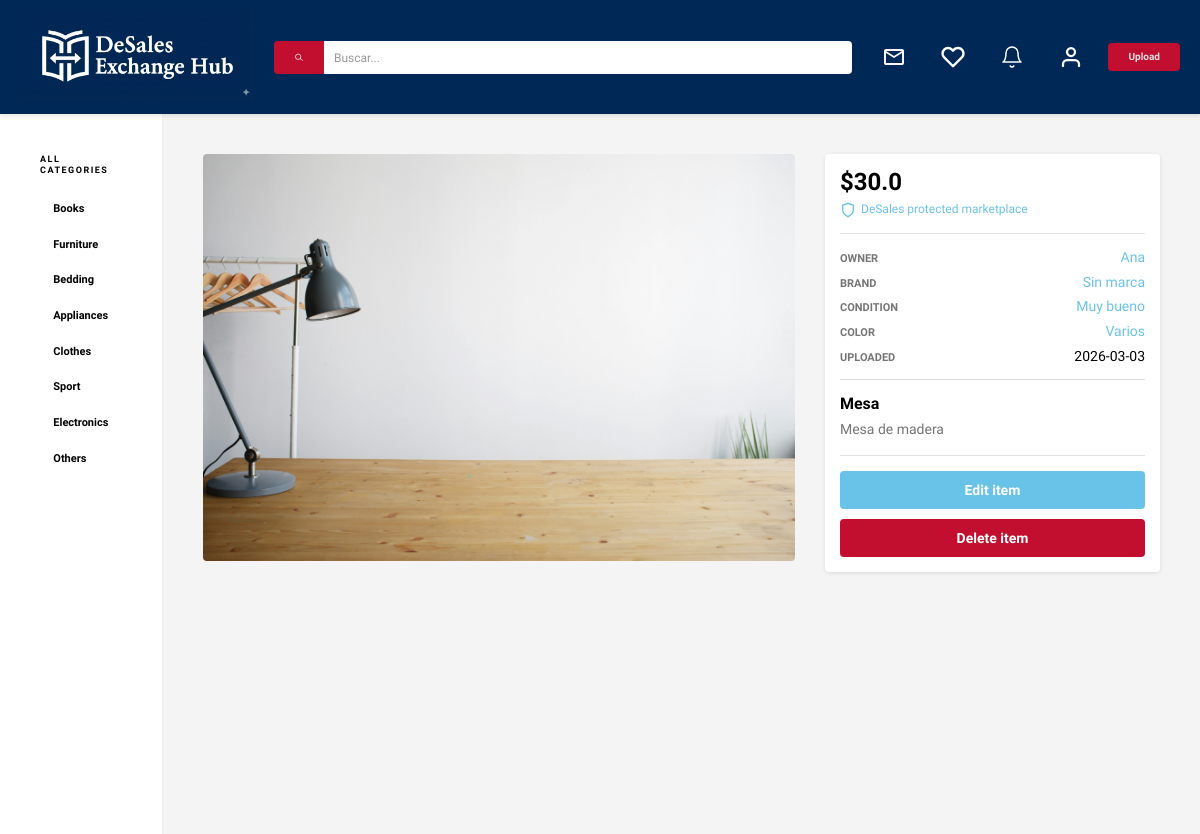
The page /item/3 (signed in) on the database as committed earlier.
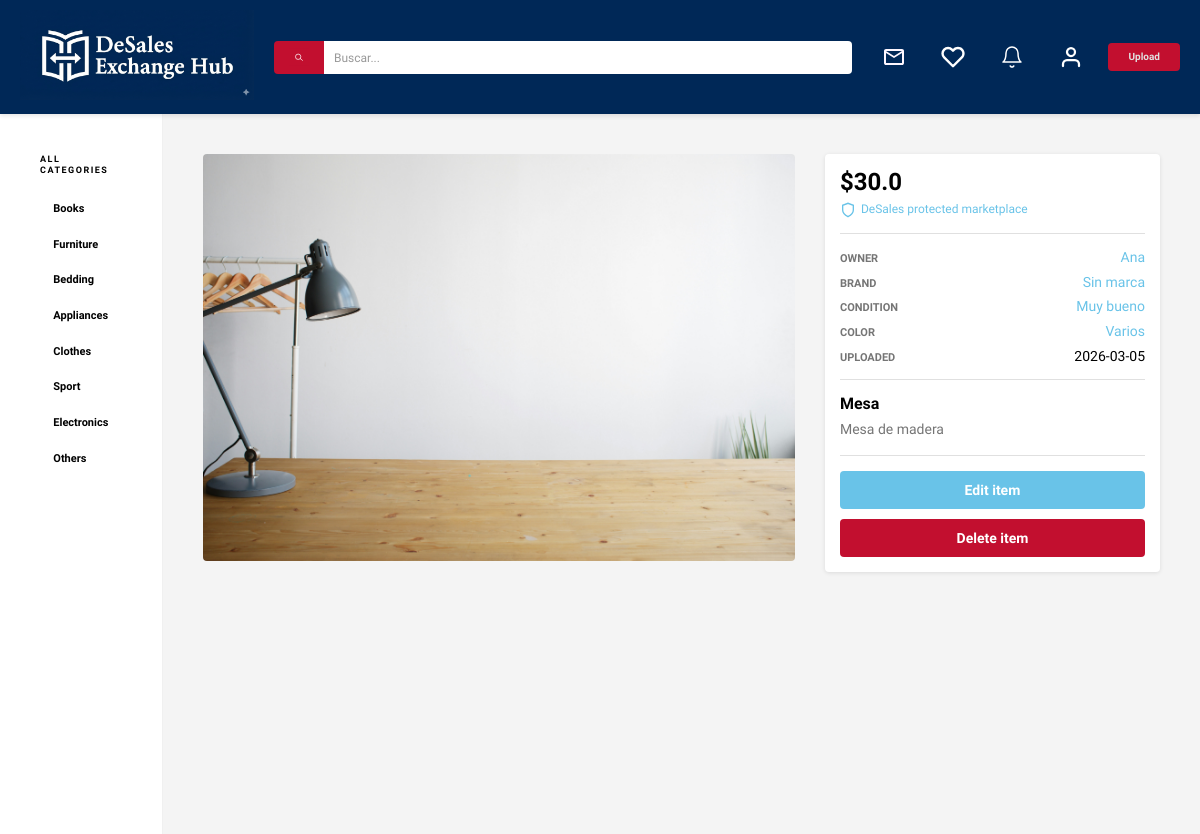
The same page on the database as committed later.
### models.py (models this page shows, shortened)
class ItemImage(db.Model):
    id = db.Column(db.Integer, primary_key=True)
    image_url = db.Column(db.String(200), nullable=False)
    item_id = db.Column(db.Integer, db.ForeignKey('item.id'), nullable=False)

class Item(db.Model):
    id = db.Column(db.Integer, primary_key = True, autoincrement = True)
    name = db.Column(db.String(50), nullable = False)
    description = db.Column(db.String(400), nullable = False)
    price = db.Column(db.Float, nullable = False)
    category = db.Column(db.String(20), nullable = False)
    created_at = db.Column(db.DateTime, nullable = False, default = db.func.current_timestamp())
    user_id = db.Column(db.Integer, db.ForeignKey('user.id'), nullable = False)
    estado = db.Column(db.String(20), nullable = False, default = "Activo")
    images = db.relationship('ItemImage', backref='item', lazy=True)
    favorited_by = db.relationship('User', secondary='favorite', back_populates='favorite_items', lazy=True)

class User(db.Model):
    id = db.Column(db.Integer, primary_key = True)
    username = db.Column(db.String(20), unique = False, nullable = False)
    email = db.Column(db.String(120), unique = True, nullable = False)
    password = db.Column(db.String(255), nullable = False)
    is_active = db.Column(db.Boolean, default=False, nullable=False)
    items = db.relationship('Item', backref = 'owner', lazy = True)
    favorite_items = db.relationship('Item', secondary='favorite', back_populates='favorited_by', lazy=True)
    country = db.Column(db.String(20), nullable = True, default = "")
    city = db.Column(db.String(20), nullable = True, default = "")
    description = db.Column(db.String(400), nullable = True, default = "")
    photo_url = db.Column(db.String(200), nullable = True, default = "")

### app.py (the view)
@app.route("/item/<int:item_id>")
def item(item_id):
    user = get_current_user_from_session()
    if not user:
        return redirect(url_for("login"))
    item = Item.query.get_or_404(item_id)
    similar_items = Item.query.filter_by(category=item.category).filter(Item.id != item.id).limit(10).all()
    favorite_item_ids = {favorite_item.id for favorite_item in user.favorite_items}
    return render_template('item.html', item=item, similar_items=similar_items, favorite_item_ids=favorite_item_ids)

### app.py (called while the page is built, shortened)
def get_current_user_from_session():
    user_id = session.get("user_id")
    if user_id is not None:
        user = db.session.get(User, user_id)
        if user:
            session["user_id"] = user.id
            session["username"] = user.username
            return user

### templates/item.html (shortened to what this page needs)
{% extends 'base.html' %}
{% block content %}
    <div class="item-contenido">
        <section class="item-main">
            <div class="item-detail-image-container">
                {% if item.images and item.images|length > 0 %}
                    <div class="carousel-container">
                        <div class="carousel-track">
                            {% for image in item.images %}
                                <div class="carousel-slide">
                                    <img class="item-detail-imagen" src="{{ url_for('static', filename=image.image_url) }}" alt="{{ item.name }} - Image {{ loop.index }}">
                                </div>
                            {% endfor %}
                        </div>
                    </div>
                {% endif %}
            </div>
        </section>
        <aside class="item-sidebar">
            <div class="item-details-card">
                <div class="item-price-box">
                    <h2 class="item-price">${{ item.price }}</h2>
                    <span class="item-protection-info">
                        <svg width="16" height="16" viewBox="0 0 24 24" fill="none" stroke="currentColor" stroke-width="2"><path d="M12 22s8-4 8-10V5l-8-3-8 3v7c0 6 8 10 8 10z"/></svg>
                        DeSales protected marketplace
                    </span>
                </div>
                <div class="divider"></div>
                <div class="item-specs">
                    <div class="spec-row">
                        <span class="spec-label">Owner</span>
                        <span class="spec-value action-text">{{ item.owner.username }}</span>
                    </div>
                    <div class="spec-row">
                        <span class="spec-label">Brand</span>
                        <span class="spec-value action-text">Sin marca</span>
                    </div>
                    <div class="spec-row">
                        <span class="spec-label">Condition</span>
                        <span class="spec-value action-text">Muy bueno</span>
                    </div>
                    <div class="spec-row">
                        <span class="spec-label">Color</span>
                        <span class="spec-value action-text">Varios</span>
                    </div>
                    <div class="spec-row">
                        <span class="spec-label">Uploaded</span>
                        <span class="spec-value">{{ item.created_at.strftime('%Y-%m-%d') }}</span>
                    </div>
                </div>
                <div class="divider"></div>
                <h1 class="item-title">{{ item.name }}</h1>
                <p class="item-description">{{ item.description }}</p>
                <div class="divider"></div>
                {% if item.owner.id != session['user_id'] %}
                    <div class="item-actions">
                        {% if item.estado|lower == 'activo' %}
                            <form action="{{ url_for('comprar', item_id=item.id) }}" method="post">
                                <button class="btn btn-primary" type="submit">Purchase now</button>
                            </form>
                        {% else %}
                            <span class="btn btn-outline">Purchased</span>
                        {% endif %}
                        <a class="btn btn-outline">Make an offer</a>
                        <a class="btn btn-outline">Send a message</a>
                        <a class="btn btn-outline favorite-btn {% if item.id in favorite_item_ids %}active{% endif %}" data-item-id="{{ item.id }}" data-is-favorite="{% if item.id in favorite_item_ids %}true{% else %}false{% endif %}" data-favorite-text="true">
                            {% if item.id in favorite_item_ids %}Remove from favorites{% else %}Add to favorites{% endif %}
                        </a>
                    </div>
                {% else %}
                    <div class="item-actions">
                        <a href="{{url_for('edit_item', item_id=item.id)}}" class="btn btn-primary">Edit item</a>
                        <a href="{{url_for('delete', item_id=item.id)}}" class="btn btn-rojo">Delete item</a>
                    </div>
                {% endif %}
            </div>
        </aside>
    </div>
{% endblock %}

### templates/base.html (shortened to what this page needs)
<!DOCTYPE html>
<html lang="en">
<head>
    <link rel="stylesheet" href="{{ url_for('static', filename='css/app.css') }}">
</head>
<body>
    <nav class="nav">
        <div class="nav-content">
            <a href="/dashboard" class="nav-logo">
                <img src="{{ url_for('static', filename='img/assets/DEH logo letras blanco.png') }}" alt="Desales Exchange Hub Logo">
            </a>
            <form action="" class="search-form">
                <button type="submit" class="search-btn">
                    <img src="{{ url_for('static', filename='img/assets/search-white-on-red.svg') }}" alt="Buscar">
                </button>
                <input type="text" placeholder="Buscar...">
            </form>
            <div class="nav-buttons">
                <a href="{{ url_for('messages') }}" class="nav-icon">
                    <img src="{{ url_for('static', filename='img/assets/mail.svg') }}" alt="Mensajes">
                </a>
                <a href="{{ url_for('favItems') }}" class="nav-icon">
                    <img src="{{ url_for('static', filename='img/assets/WhiteHeart.svg') }}" alt="Favoritos">
                </a>
                <a href="#" class="nav-icon">
                    <img src="{{ url_for('static', filename='img/assets/Bell.svg') }}" alt="Notificaciones">
                </a>
                <a href="{{ url_for('profile') }}" class="nav-icon">
                    <img src="{{ url_for('static', filename='img/assets/User.svg') }}" alt="Perfil">
                </a>
                <a href="{{ url_for('upload') }}" class="upload-button">Upload</a>
            </div>
        </div>
    </nav>
    <div class="layout-container">
        <aside class="sidebar">
            <div class="sidebar-header">
                <a class="sidebar-header-allCategories" href="{{ url_for('dashboard') }}">All Categories</a>
            </div>
            <div class="scroll-container">
                <ul class="lista-enlaces" id="categoryList">
                    <li><a class="filter-button" href="{{ url_for('dashboard', category='Books') }}">Books</a></li>
                    <li><a class="filter-button" href="{{ url_for('dashboard', category='Furniture') }}">Furniture</a></li>
                    <li><a class="filter-button" href="{{ url_for('dashboard', category='Bedding') }}">Bedding</a></li>
                    <li><a class="filter-button" href="{{ url_for('dashboard', category='Appliances') }}">Appliances</a></li>
                    <li><a class="filter-button" href="{{ url_for('dashboard', category='Clothes') }}">Clothes</a></li>
                    <li><a class="filter-button" href="{{ url_for('dashboard', category='Sport') }}">Sport</a></li>
                    <li><a class="filter-button" href="{{ url_for('dashboard', category='Electronics') }}">Electronics</a></li>
                    <li><a class="filter-button" href="{{ url_for('dashboard', category='Others') }}">Others</a></li>
                </ul>
            </div>
        </aside>
        <main class="main-content">
            {% block content %}
            {% endblock %}
        </main>
    </div>
</body>
</html>

Rows that differ between the two databases and show on the page:
changed Item "Mesa": created_at "2026-03-03" → "2026-03-05"
